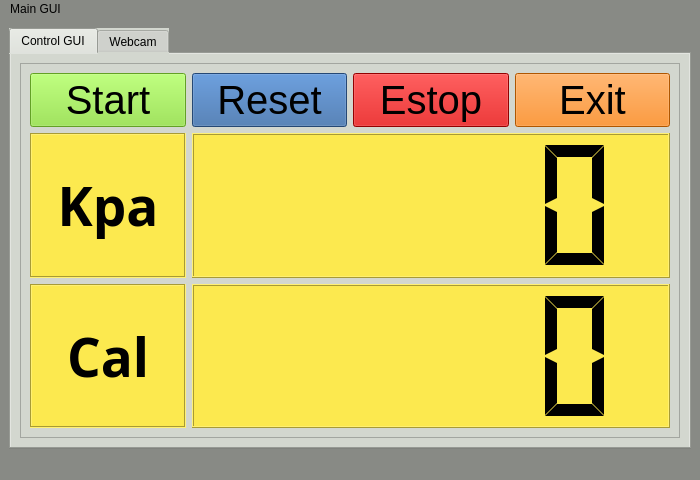
<?xml version="1.0" encoding="UTF-8"?>
<ui version="4.0">
 <class>MainWindow</class>
 <widget class="QMainWindow" name="MainWindow">
  <property name="geometry">
   <rect>
    <x>0</x>
    <y>0</y>
    <width>700</width>
    <height>480</height>
   </rect>
  </property>
  <property name="cursor">
   <cursorShape>BlankCursor</cursorShape>
  </property>
  <property name="mouseTracking">
   <bool>false</bool>
  </property>
  <property name="windowTitle">
   <string>Automated Calibration System GUI</string>
  </property>
  <property name="windowIcon">
   <iconset>
    <normaloff>../../../../../../../Documents/PlatformIO/Projects/kelco_test_001/beta.jpg</normaloff>../../../../../../../Documents/PlatformIO/Projects/kelco_test_001/beta.jpg</iconset>
  </property>
  <property name="windowOpacity">
   <double>1.000000000000000</double>
  </property>
  <property name="autoFillBackground">
   <bool>false</bool>
  </property>
  <property name="styleSheet">
   <string notr="true">background-color: rgb(136, 138, 133);</string>
  </property>
  <property name="iconSize">
   <size>
    <width>40</width>
    <height>40</height>
   </size>
  </property>
  <property name="tabShape">
   <enum>QTabWidget::Rounded</enum>
  </property>
  <widget class="QWidget" name="centralwidget">
   <property name="cursor">
    <cursorShape>BlankCursor</cursorShape>
   </property>
   <property name="styleSheet">
    <string notr="true">selection-background-color: qlineargradient(spread:pad, x1:0, y1:0, x2:1, y2:0, stop:0 rgba(85, 87, 83, 255), stop:1 rgba(255, 255, 255, 255));</string>
   </property>
   <layout class="QGridLayout" name="gridLayout">
    <item row="0" column="1">
     <widget class="QTabWidget" name="tabWidget">
      <property name="enabled">
       <bool>true</bool>
      </property>
      <property name="cursor">
       <cursorShape>PointingHandCursor</cursorShape>
      </property>
      <property name="styleSheet">
       <string notr="true">background-color: rgb(211, 215, 207);</string>
      </property>
      <property name="currentIndex">
       <number>0</number>
      </property>
      <widget class="QWidget" name="tab_3">
       <attribute name="title">
        <string>Control GUI</string>
       </attribute>
       <layout class="QGridLayout" name="gridLayout_3">
        <item row="0" column="0">
         <widget class="QScrollArea" name="scrollArea">
          <property name="widgetResizable">
           <bool>true</bool>
          </property>
          <widget class="QWidget" name="scrollAreaWidgetContents">
           <property name="geometry">
            <rect>
             <x>0</x>
             <y>0</y>
             <width>650</width>
             <height>344</height>
            </rect>
           </property>
           <layout class="QGridLayout" name="gridLayout_2">
            <item row="2" column="0">
             <widget class="QLabel" name="kpaLabel">
              <property name="font">
               <font>
                <family>Ubuntu Condensed</family>
                <pointsize>40</pointsize>
                <weight>75</weight>
                <bold>true</bold>
               </font>
              </property>
              <property name="styleSheet">
               <string notr="true">background-color: rgb(252, 233, 79);
</string>
              </property>
              <property name="frameShape">
               <enum>QFrame::Box</enum>
              </property>
              <property name="frameShadow">
               <enum>QFrame::Sunken</enum>
              </property>
              <property name="lineWidth">
               <number>1</number>
              </property>
              <property name="text">
               <string>Kpa</string>
              </property>
              <property name="scaledContents">
               <bool>false</bool>
              </property>
              <property name="alignment">
               <set>Qt::AlignCenter</set>
              </property>
             </widget>
            </item>
            <item row="0" column="3">
             <widget class="QPushButton" name="exitButton">
              <property name="font">
               <font>
                <pointsize>30</pointsize>
               </font>
              </property>
              <property name="cursor">
               <cursorShape>PointingHandCursor</cursorShape>
              </property>
              <property name="autoFillBackground">
               <bool>false</bool>
              </property>
              <property name="styleSheet">
               <string notr="true">background-color: rgb(245, 121, 0);</string>
              </property>
              <property name="text">
               <string>Exit</string>
              </property>
             </widget>
            </item>
            <item row="0" column="0">
             <widget class="QPushButton" name="startButton">
              <property name="font">
               <font>
                <pointsize>30</pointsize>
               </font>
              </property>
              <property name="cursor">
               <cursorShape>PointingHandCursor</cursorShape>
              </property>
              <property name="autoFillBackground">
               <bool>false</bool>
              </property>
              <property name="styleSheet">
               <string notr="true">background-color: rgb(138, 226, 52);</string>
              </property>
              <property name="text">
               <string>Start</string>
              </property>
             </widget>
            </item>
            <item row="3" column="1" colspan="3">
             <widget class="QLCDNumber" name="kpaLCDNumber">
              <property name="styleSheet">
               <string notr="true">background-color: rgb(252, 233, 79);</string>
              </property>
              <property name="smallDecimalPoint">
               <bool>false</bool>
              </property>
              <property name="segmentStyle">
               <enum>QLCDNumber::Flat</enum>
              </property>
              <property name="value" stdset="0">
               <double>0.000000000000000</double>
              </property>
              <property name="intValue" stdset="0">
               <number>0</number>
              </property>
             </widget>
            </item>
            <item row="2" column="1" colspan="3">
             <widget class="QLCDNumber" name="calLCDNumber">
              <property name="styleSheet">
               <string notr="true">background-color: rgb(252, 233, 79);</string>
              </property>
              <property name="frameShape">
               <enum>QFrame::Box</enum>
              </property>
              <property name="segmentStyle">
               <enum>QLCDNumber::Flat</enum>
              </property>
              <property name="intValue" stdset="0">
               <number>0</number>
              </property>
             </widget>
            </item>
            <item row="3" column="0">
             <widget class="QLabel" name="calLabel">
              <property name="font">
               <font>
                <family>Ubuntu Condensed</family>
                <pointsize>40</pointsize>
                <weight>75</weight>
                <bold>true</bold>
               </font>
              </property>
              <property name="styleSheet">
               <string notr="true">background-color: rgb(252, 233, 79);</string>
              </property>
              <property name="frameShape">
               <enum>QFrame::Box</enum>
              </property>
              <property name="frameShadow">
               <enum>QFrame::Sunken</enum>
              </property>
              <property name="text">
               <string>Cal</string>
              </property>
              <property name="alignment">
               <set>Qt::AlignCenter</set>
              </property>
             </widget>
            </item>
            <item row="0" column="1">
             <widget class="QPushButton" name="resetButton">
              <property name="font">
               <font>
                <pointsize>30</pointsize>
               </font>
              </property>
              <property name="cursor">
               <cursorShape>PointingHandCursor</cursorShape>
              </property>
              <property name="autoFillBackground">
               <bool>false</bool>
              </property>
              <property name="styleSheet">
               <string notr="true">background-color: rgb(52, 101, 164);</string>
              </property>
              <property name="text">
               <string>Reset</string>
              </property>
             </widget>
            </item>
            <item row="0" column="2">
             <widget class="QPushButton" name="stopButton">
              <property name="font">
               <font>
                <pointsize>30</pointsize>
               </font>
              </property>
              <property name="cursor">
               <cursorShape>PointingHandCursor</cursorShape>
              </property>
              <property name="autoFillBackground">
               <bool>false</bool>
              </property>
              <property name="styleSheet">
               <string notr="true">background-color: rgb(204, 0, 0);</string>
              </property>
              <property name="text">
               <string>Estop</string>
              </property>
             </widget>
            </item>
           </layout>
          </widget>
         </widget>
        </item>
       </layout>
      </widget>
      <widget class="QWidget" name="tab_4">
       <attribute name="title">
        <string>Webcam</string>
       </attribute>
       <layout class="QGridLayout" name="gridLayout_4">
        <item row="0" column="0">
         <widget class="QScrollArea" name="scrollArea_2">
          <property name="widgetResizable">
           <bool>true</bool>
          </property>
          <widget class="QWidget" name="scrollAreaWidgetContents_2">
           <property name="geometry">
            <rect>
             <x>0</x>
             <y>0</y>
             <width>650</width>
             <height>344</height>
            </rect>
           </property>
           <layout class="QGridLayout" name="gridLayout_5">
            <item row="2" column="0">
             <widget class="QPushButton" name="viewButton">
              <property name="styleSheet">
               <string notr="true">background-color: rgb(173, 127, 168);</string>
              </property>
              <property name="text">
               <string>View</string>
              </property>
             </widget>
            </item>
            <item row="2" column="1">
             <widget class="QPushButton" name="closeButton">
              <property name="styleSheet">
               <string notr="true">background-color: rgb(239, 41, 41);</string>
              </property>
              <property name="text">
               <string>Close</string>
              </property>
             </widget>
            </item>
            <item row="0" column="0" colspan="2">
             <widget class="QLabel" name="webcamFrame">
              <property name="text">
               <string/>
              </property>
             </widget>
            </item>
           </layout>
          </widget>
         </widget>
        </item>
       </layout>
      </widget>
     </widget>
    </item>
   </layout>
  </widget>
  <widget class="QMenuBar" name="menubar">
   <property name="geometry">
    <rect>
     <x>0</x>
     <y>0</y>
     <width>700</width>
     <height>26</height>
    </rect>
   </property>
   <property name="styleSheet">
    <string notr="true"/>
   </property>
   <widget class="QMenu" name="menuMain_layout">
    <property name="styleSheet">
     <string notr="true">background-color: rgb(136, 138, 133);</string>
    </property>
    <property name="title">
     <string>Main GUI</string>
    </property>
   </widget>
   <addaction name="menuMain_layout"/>
  </widget>
  <widget class="QStatusBar" name="statusbar"/>
 </widget>
 <resources/>
 <connections/>
</ui>
